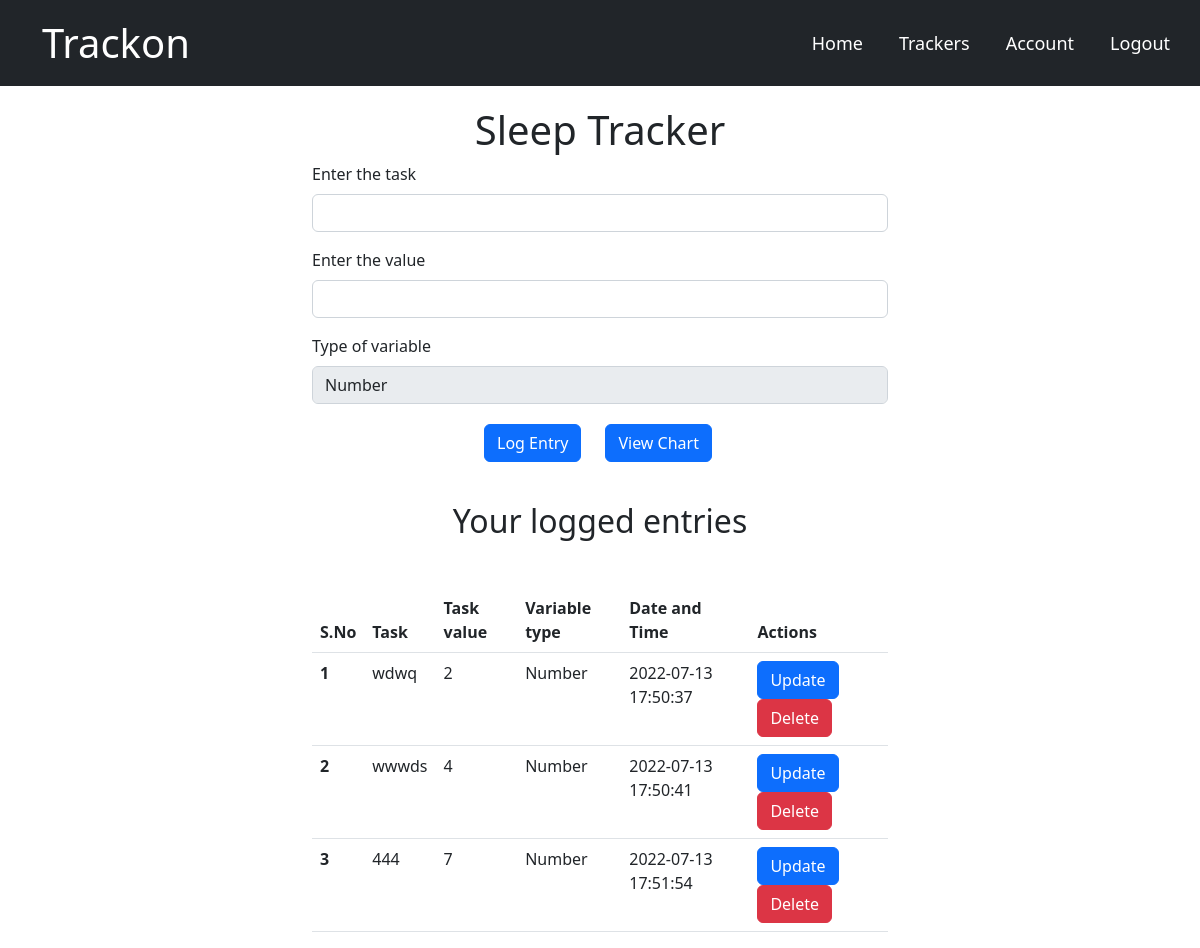
/log/4 (signed in), run on the app's committed database.
### main/models.py (models this page shows, shortened)
class Tracker(db.Model):
    sno = db.Column(db.Integer, primary_key=True)
    tracker_name = db.Column(db.String(300), nullable=False)
    task_value_type = db.Column(db.String(20), nullable=False)
    user_id = db.Column(db.Integer, db.ForeignKey('user.id'))
    logs = db.relationship('Inputaken', backref='tracker', lazy=True)

class Inputaken(db.Model):
    sno = db.Column(db.Integer, primary_key=True)
    task_title = db.Column(db.String(300), nullable=False)
    task_value = db.Column(db.Integer, nullable=False)
    task_date = db.Column(
        db.DateTime(timezone=True),default=func.now(), nullable=False)
    task_variable = db.Column(db.String(20), nullable=False)
    user_id = db.Column(db.Integer, db.ForeignKey('user.id'), nullable=False)
    tracker_id = db.Column(db.Integer, db.ForeignKey(
        'tracker.sno'), nullable=False)

### main/routes.py (the view, shortened to what this page needs)
@app.route("/log/<int:sno>", methods=['GET', 'POST'])
@login_required
def log(sno):
    task_table = Tracker.query.filter_by(sno=sno).first()
    outputpage = Inputaken.query.filter_by(
        tracker_id=sno, user_id=current_user.id).all()
    return render_template('log.html', task=task_table, outputpage=outputpage)

### main/models.py (called while the page is built)
@login_manager.user_loader
def load_user(user_id):
    return User.query.get(int(user_id))

### main/templates/log.html (shortened to what this page needs)
{% extends 'base.html' %} {% block content %}
<div class="container log-div">
  <div class="track_type log-heading">
    <h1>{{task.tracker_name}}</h1>
  </div>
  <form action="/log/{{task.sno}}" method="POST">
    <div class="mb-3">
      <label for="exampleInputEmail1" class="form-label"
        >Enter the task </label>
      <input type="text" class="form-control" name="title" id="text-title" />
    </div>
    <div class="mb-3">
      <label for="exampleInputPassword1" class="form-label"
        >Enter the value</label
      >
      <input
        type="text"
        class="form-control"
        name="value"
        id="exampleInputPassword1"
      />
    </div>
    <label for="inputState" class="form-label">Type of variable</label>
    <input
      type="text"
      disabled="true"
      class="form-control"
      value="{{task.task_value_type}}"
    />
    <div class="log-btn-group">
      <button type="submit" class="btn btn-primary">Log Entry</button>
      <a href="/log/dashboard/{{task.sno}}" class="btn btn-primary mx-4">View Chart</a>
    </div>
  </form>
  <div class="log-entry-heading"><h2>Your logged entries</h2></div>
  {% if outputpage|length == 0 %}
  <div class="alert alert-dark" role="alert">
    No Task details found. Add your first task now!
  </div>
  {% else %}
  <table class="table">
    <thead>
      <tr>
        <th scope="col">S.No</th>
        <th scope="col">Task</th>
        <th scope="col">Task value</th>
        <th scope="col">Variable type</th>
        <th scope="col">Date and Time</th>
        <th scope="col">Actions</th>
      </tr>
    </thead>
    <tbody>
      {% for inpt in outputpage %}
      <tr>
        <th scope="row">{{loop.index}}</th>
        <td>{{inpt.task_title}}</td>
        <td>{{inpt.task_value}}</td>
        <td>{{inpt.task_variable}}</td>
        <td>{{inpt.task_date}}</td>
        <td>
          <div class="entry-btn-group">
            <a
              href="/log/update/{{inpt.sno}}"
              type="button"
              class="btn btn-primary"
              >Update</a
            >
            <a
              href="/log/delete/{{inpt.sno}}"
              type="button"
              class="btn btn-danger"
              >Delete</a
            >
          </div>
        </td>
      </tr>
      {% endfor %}
    </tbody>
  </table>
  {% endif %}
</div>
{% endblock content %}

### main/static/main.css (style rules this page uses)
.log-div { width: 50%; }
.log-heading { text-align: center; padding-top: 20px; }
.log-btn-group { display: flex; justify-content: center; align-items: center; padding-top: 20px; }
.log-btn-group button { margin-left: 20px; }
.log-entry-heading { display: flex; justify-content: center; padding: 40px 0px; }
.entry-btn-group { display: flex; justify-content: space-between; align-items: center; flex-wrap: wrap; }

### data on the page
Tracker: tracker_name "Sleep Tracker", task_value_type "Number"
Inputaken: task_title "wdwq", task_value "2", task_variable "Number", task_date "2022-07-13 17:50:37"
Inputaken: task_title "wwwds", task_value "4", task_variable "Number", task_date "2022-07-13 17:50:41"
Inputaken: task_title "444", task_value "7", task_variable "Number", task_date "2022-07-13 17:51:54"
